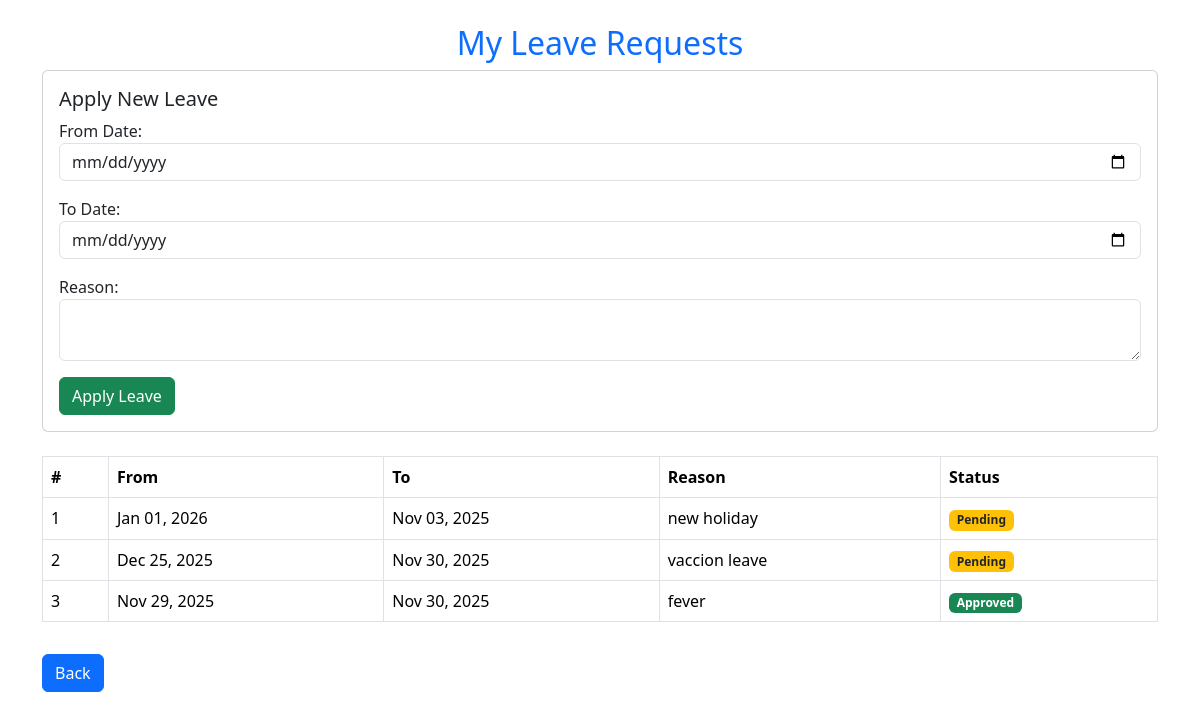
Page /my-leaves/ (signed in) on the earlier database version.
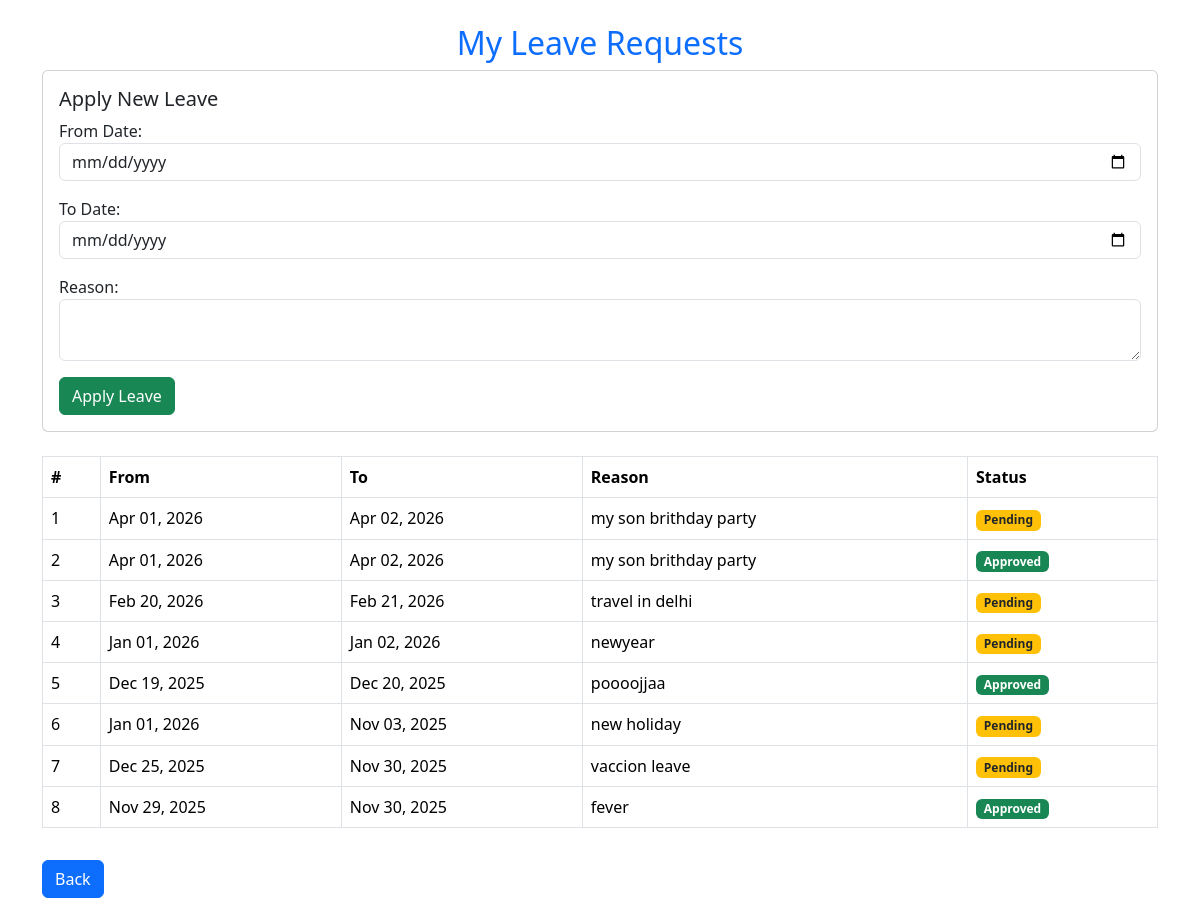
Same page on the later database version.
### employees/models.py (models this page shows, shortened)
class Leave(models.Model):
    employee = models.ForeignKey(Employee, on_delete=models.CASCADE)
    start_date = models.DateField()
    end_date = models.DateField()
    reason = models.TextField()
    status = models.CharField(max_length=10, choices=[
        ('Pending', 'Pending'),
        ('Approved', 'Approved'),
        ('Rejected', 'Rejected'),
    ], default='Pending')

### employees/views.py (the view)
# urls.py: path("my-leaves/", views.employee_leave_list, name="employee_leave_list"),
@login_required
def employee_leave_list(request):
    employee = request.user.employee
    leaves = Leave.objects.filter(employee=employee).order_by('-id')
    return render(request, 'employees/employee_leave_list.html', {
        "leaves": leaves
    })

### employees/templates/employees/employee_leave_list.html (shortened to what this page needs)
{% load static %}
<!DOCTYPE html>
<html>
<head>
    <link href="https://cdn.jsdelivr.net/npm/bootstrap@5.3.3/dist/css/bootstrap.min.css" rel="stylesheet">
</head>
<body>
<div class="container mt-4">
    <h2 class="text-center text-primary">My Leave Requests</h2>
    <div class="card p-3 mb-4">
      <h5>Apply New Leave</h5>
 <form method="POST" action="{% url 'apply_leave' %}">
        <div class="mb-3">
          <label>From Date:</label>
         <input type="date" name="start_date" class="form-control" required>
        </div>
        <div class="mb-3">
          <label>To Date:</label>
       <input type="date" name="end_date" class="form-control" required>
        </div>
        <div class="mb-3">
          <label>Reason:</label>
          <textarea name="reason" class="form-control" required></textarea>
        </div>
        <button type="submit" class="btn btn-success">Apply Leave</button>
      </form>
    </div>
    <table class="table table-bordered">
      <thead>
        <tr>
          <th>#</th>
          <th>From</th>
          <th>To</th>
          <th>Reason</th>
          <th>Status</th>
        </tr>
      </thead>
      <tbody>
        {% for leave in leaves %}
        <tr>
          <td>{{ forloop.counter }}</td>
          <td>{{ leave.start_date|date:"M d, Y" }}</td>
          <td>{{ leave.end_date|date:"M d, Y" }}</td>
          <td>{{ leave.reason }}</td>
          <td>
            <span class="badge
              {% if leave.status == 'Approved' %}bg-success
              {% elif leave.status == 'Rejected' %}bg-danger
              {% else %}bg-warning text-dark
              {% endif %}">
              {{ leave.status }}
            </span>
          </td>
        </tr>
        {% empty %}
        <tr>
          <td colspan="5" class="text-center">No leaves found.</td>
        </tr>
        {% endfor %}
      </tbody>
    </table>
    <a href="{% url 'employee_dashboard' %}" class="btn btn-primary mt-3">Back</a>
</div>
</body>
</html>

Differences in the rows shown:
added Leave: start_date "Apr 01, 2026", end_date "Apr 02, 2026", reason "my son brithday party", status "Pending"
added Leave: start_date "Apr 01, 2026", end_date "Apr 02, 2026", reason "my son brithday party", status "Approved"
added Leave: start_date "Feb 20, 2026", end_date "Feb 21, 2026", reason "travel in delhi", status "Pending"
added Leave: start_date "Jan 01, 2026", end_date "Jan 02, 2026", reason "newyear", status "Pending"
added Leave: start_date "Dec 19, 2025", end_date "Dec 20, 2025", reason "poooojjaa", status "Approved"
